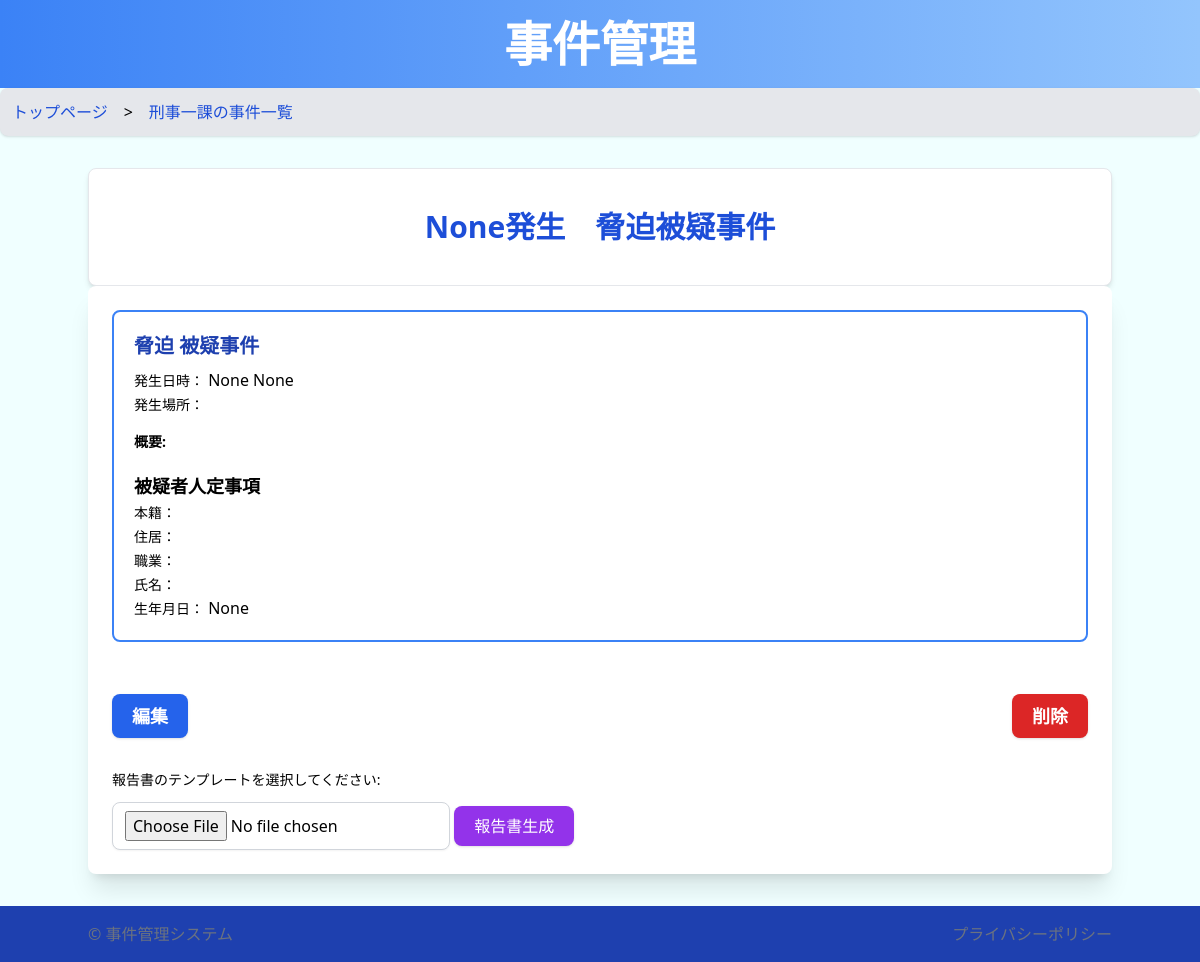
/crime/12, run on the app's committed database.
### wordapp/models.py (models this page shows, shortened)
class Crime(models.Model):
    division = models.ForeignKey(Division, related_name="crimes", on_delete=models.CASCADE)
    crime_name = models.CharField(max_length=100)#  このフィールドは必須
    crime_name_second = models.CharField(max_length=100, null=True, blank=True)# 任意
    crime_start_date = models.DateField(null=True, blank=True)# 日付はNULLまたは空を許容
    crime_start_time = models.TimeField(null=True, blank=True)# 時間もNULLまたは空を許容
    crime_end_date = models.DateField(null=True, blank=True)# 日付はNULLまたは空を許容
    crime_end_time = models.TimeField(null=True, blank=True)# 時間もNULLまたは空を許容
    crime_place = models.CharField(max_length=100, null=True, blank=True)# 任意
    crime_fact = models.TextField(null=True, blank=True)# 任意
    suspect_honseki = models.CharField(max_length=100, null=True, blank=True)# 任意
    suspect_address = models.CharField(max_length=100, null=True, blank=True)# 任意
    suspect_job = models.CharField(max_length=100, null=True, blank=True)# 任意
    suspect_name = models.CharField(max_length=100, null=True, blank=True)# 任意
    suspect_birthday = models.DateField(null=True, blank=True)# 日付はNULLまたは空を許容

### wordapp/views.py (the view)
# urls.py: path('crime/<int:pk>', CrimeDetailView.as_view(), name='crime_detail'),
class CrimeDetailView(DetailView):
    model = Crime
    template_name = 'crime_detail.html'
    def get_context_data(self, **kwargs):
        context = super().get_context_data(**kwargs)
        crime = self.get_object()
        context['division_id'] = crime.division.id
        return context

### wordapp/templatetags/custom_filters.py (called while the page is built)
@register.filter
def to_japanese_time(value):
    if not value or not isinstance(value, datetime.time):
        return value  # valueが時間オブジェクトでない場合はそのまま返す
    hour = value.hour
    minute = value.minute
    am_pm = '午前' if hour < 12 else '午後'
    hour = hour if hour <= 12 else hour - 12
    return f'{am_pm}{hour}時{minute}分'

### wordapp/templatetags/japanese_era.py (called while the page is built, shortened)
@register.filter
def to_japanese_era(value):
    if not isinstance(value, datetime.date):
        return value

### templates/crime_detail.html (shortened to what this page needs)
{% extends 'base.html' %}
{% load japanese_era %}
{% load custom_filters %}
{% block page_specific_content %}
    <div class="text-blue-700 text-3xl font-bold text-center my-4">
        {{ object.crime_start_date|to_japanese_era }}発生　{{ object.crime_name }}被疑事件
    </div>
{% endblock page_specific_content %}
{% block breadcrumb %}
    <nav aria-label='breadcrumb' class="flex bg-gray-200 p-3 rounded-lg shadow">
        <ol class="list-none flex space-x-4">
            <li><a href="{% url 'division_list' %}" class="text-blue-700 hover:text-blue-800">トップページ</a></li>
            <li>&gt;</li>
            <li><a href="{% url 'crime_list' division_id=division_id %}" class="text-blue-700 hover:text-blue-800">
                {% if division_id == 1 %}
                    刑事一課の事件一覧
                {% elif division_id == 2 %}
                    刑事二課の事件一覧
                {% elif division_id == 3 %}
                    刑事三課の事件一覧
                {% else %}
                    事件一覧
                {% endif %}
            </a></li>
        </ol>
    </nav>
{% endblock breadcrumb %}
{% block content %}
    <div class="container mx-auto p-6 bg-white shadow-xl rounded-lg">
        <div class="detail border-2 rounded-lg border-blue-500 p-5">
            <h2 class="text-xl font-bold text-blue-800 mb-2">
                {% if object.crime_name_second %}
                    <a href="{% url 'crime_detail' crime.id %}" class="hover:text-blue-600">{{ object.crime_name }}（{{ object.crime_name_second|default_if_none:'' }}）</a>
                {% else %}
                    <a href="{% url 'crime_detail' crime.id %}" class="hover:text-blue-600">{{ object.crime_name }}</a>
                {% endif %}
            被疑事件</h2>
            <p><span class="text-sm font-medium">発生日時：</span> {{ object.crime_start_date|to_japanese_era }} {{ object.crime_start_time|to_japanese_time }}</p>
            <p><span class="text-sm font-medium">発生場所：</span> {{ object.crime_place|default_if_none:'' }}</p>
            <h4 class="text-sm font-bold mt-4">概要:</h4>
            <h3 class="text-lg font-bold">被疑者人定事項</h3>
            <p><span class="text-sm font-medium">本籍：</span> {{ object.suspect_honseki|default_if_none:'' }}</p>
            <p><span class="text-sm font-medium">住居：</span> {{ object.suspect_address|default_if_none:'' }}</p>
            <p><span class="text-sm font-medium">職業：</span> {{ object.suspect_job|default_if_none:'' }}</p>
            <p><span class="text-sm font-medium">氏名：</span> {{ object.suspect_name|default_if_none:'' }}</p>
            <p><span class="text-sm font-medium">生年月日：</span> {{ object.suspect_birthday|to_japanese_era }}</p>
        </div>
        <div class="flex items-center justify-between my-8">
            <button class="text-lg py-2 px-5 mt-5 bg-blue-600 hover:bg-blue-700 text-white font-bold rounded-lg shadow transition duration-300 ease-in-out"><a href="{% url 'crime_update' pk=crime.id %}">編集</a></button>
            <form action="{% url 'crime_delete' pk=crime.id %}" method="post" onsubmit="return confirm('本当に削除しますか？');">
                <input type="submit" value="削除" class="text-lg py-2 px-5 mt-5 bg-red-600 hover:bg-red-700 text-white font-bold rounded-lg shadow transition duration-300 ease-in-out">
            </form>
        </div>
        <form method="post" enctype="multipart/form-data" action="{% url 'generate_report' pk=crime.pk %}">
            <label for="docxFile" class="block text-sm font-medium">報告書のテンプレートを選択してください:</label>
            <input type="file" id="docxFile" name="docxFile" accept=".docx" class="form-input rounded-lg border-gray-300 shadow-sm mt-1">
            <button type="submit" class="bg-purple-600 hover:bg-purple-700 text-white py-2 px-5 mt-4 rounded-lg shadow transition duration-300 ease-in-out">報告書生成</button>
        </form>
    </div>
{% endblock content %}

### data on the page
Crime: crime_start_date|to_japanese_era "None", crime_name "脅迫", crime_start_time|to_japanese_time "None", suspect_birthday|to_japanese_era "None"
